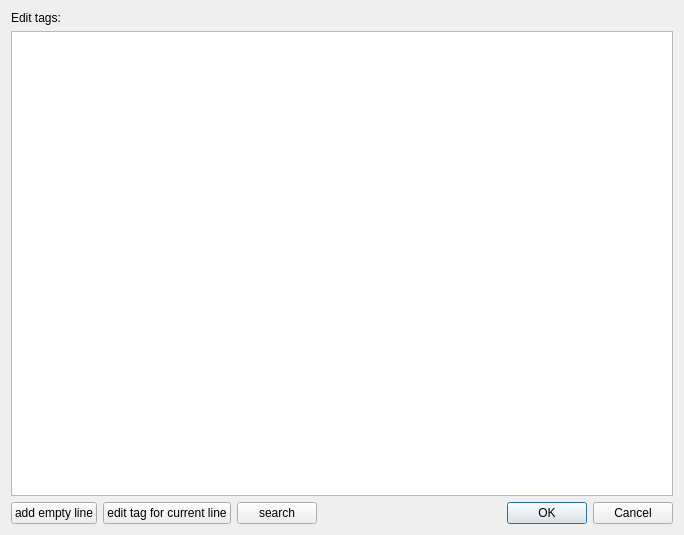
<?xml version="1.0" encoding="UTF-8"?>
<ui version="4.0">
 <class>Dialog</class>
 <widget class="QDialog" name="Dialog">
  <property name="geometry">
   <rect>
    <x>0</x>
    <y>0</y>
    <width>684</width>
    <height>535</height>
   </rect>
  </property>
  <property name="windowTitle">
   <string>Dialog</string>
  </property>
  <layout class="QVBoxLayout" name="verticalLayout_2">
   <item>
    <widget class="QLabel" name="label">
     <property name="text">
      <string>Edit tags:</string>
     </property>
    </widget>
   </item>
   <item>
    <widget class="My_List_Widget" name="listWidget">
     <property name="editTriggers">
      <set>QAbstractItemView::CurrentChanged|QAbstractItemView::DoubleClicked|QAbstractItemView::EditKeyPressed|QAbstractItemView::SelectedClicked</set>
     </property>
    </widget>
   </item>
   <item>
    <layout class="QHBoxLayout" name="horizontalLayout_2">
     <item>
      <widget class="QPushButton" name="pb_add_empty">
       <property name="text">
        <string>add empty line</string>
       </property>
      </widget>
     </item>
     <item>
      <widget class="QPushButton" name="pb_edit_tag">
       <property name="text">
        <string>edit tag for current line</string>
       </property>
      </widget>
     </item>
     <item>
      <widget class="QPushButton" name="pb_search">
       <property name="text">
        <string>search</string>
       </property>
      </widget>
     </item>
     <item>
      <spacer name="horizontalSpacer">
       <property name="orientation">
        <enum>Qt::Horizontal</enum>
       </property>
       <property name="sizeType">
        <enum>QSizePolicy::Minimum</enum>
       </property>
       <property name="sizeHint" stdset="0">
        <size>
         <width>40</width>
         <height>20</height>
        </size>
       </property>
      </spacer>
     </item>
     <item>
      <widget class="QDialogButtonBox" name="buttonBox">
       <property name="standardButtons">
        <set>QDialogButtonBox::Cancel|QDialogButtonBox::Ok</set>
       </property>
      </widget>
     </item>
    </layout>
   </item>
  </layout>
 </widget>
 <customwidgets>
  <customwidget>
   <class>My_List_Widget</class>
   <extends>QListWidget</extends>
   <header>..my_list_widget.h</header>
  </customwidget>
 </customwidgets>
 <resources/>
 <connections/>
</ui>
